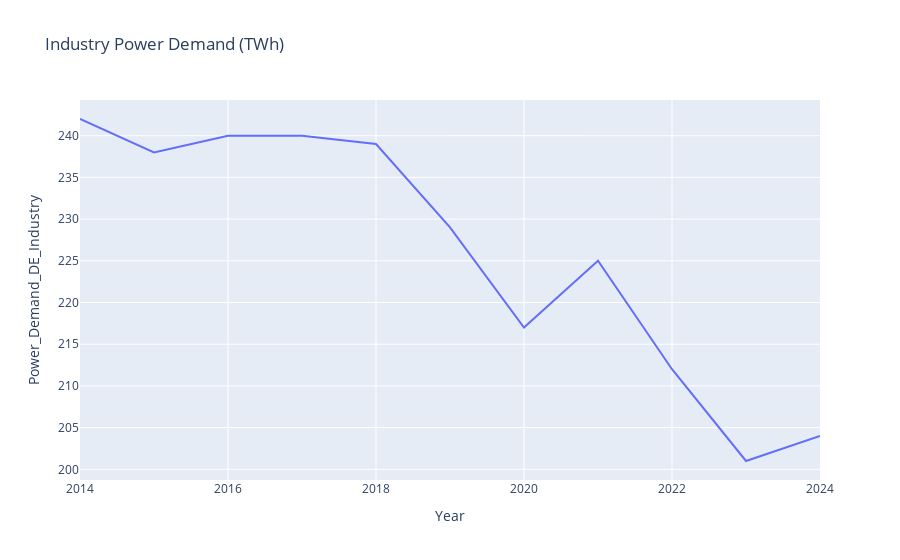

Notebook cell for this chart:
### Code cell
fig = px.line(df_hist_target, x='Year', y='Power_Demand_DE_Industry',
              title='Industry Power Demand (TWh)')
fig.show()

### Figure 1 — Plotly figure (JSON) as saved in the notebook; plotly's stock layout.template omitted (floating-point values rounded to 4 significant figures)
{"data": [{"hovertemplate": "Year=%{x}<br>Power_Demand_DE_Industry=%{y}<extra></extra>", "legendgroup": "", "line": {"color": "#636efa", "dash": "solid"}, "marker": {"symbol": "circle"}, "mode": "lines", "name": "", "orientation": "v", "showlegend": false, "type": "scatter", "x": [2014, 2015, 2016, 2017, 2018, 2019, 2020, 2021, 2022, 2023, 2024], "xaxis": "x", "y": [242, 238, 240, 240, 239, 229, 217, 225, 212, 201, 204], "yaxis": "y"}], "layout": {"legend": {"tracegroupgap": 0}, "title": {"text": "Industry Power Demand (TWh)"}, "xaxis": {"anchor": "y", "domain": [0, 1], "title": {"text": "Year"}}, "yaxis": {"anchor": "x", "domain": [0, 1], "title": {"text": "Power_Demand_DE_Industry"}}}}
